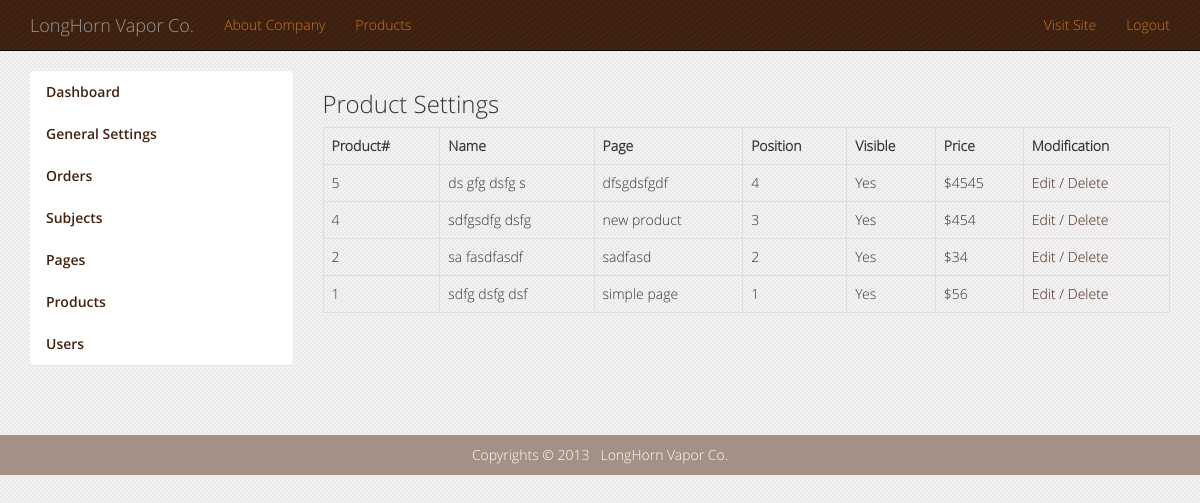
The app's page /admin/products_index.php (signed in) with its own data.
### tables this page shows
CREATE TABLE IF NOT EXISTS `site_options` (
  `id` int(11) NOT NULL AUTO_INCREMENT,
  `link` varchar(100) NOT NULL,
  `title` varchar(100) NOT NULL,
  `email` varchar(255) NOT NULL,
  `new_products` int(3) NOT NULL,
  `description` varchar(255) DEFAULT NULL,
  `welcome` text NOT NULL,
  `logo` varchar(100) NOT NULL,
  PRIMARY KEY (`id`)
);

CREATE TABLE IF NOT EXISTS `page_subjects` (
  `id` int(11) NOT NULL AUTO_INCREMENT,
  `parent_id` int(3) NOT NULL,
  `nav_id` int(11) NOT NULL,
  `position` int(3) NOT NULL,
  `name` varchar(50) NOT NULL,
  `content` text NOT NULL,
  `visible` tinyint(1) NOT NULL,
  PRIMARY KEY (`id`)
);

CREATE TABLE IF NOT EXISTS `products` (
  `id` int(11) NOT NULL AUTO_INCREMENT,
  `page_id` int(11) NOT NULL,
  `subject_id` int(11) NOT NULL,
  `position` int(11) NOT NULL,
  `name` varchar(50) NOT NULL,
  `description` varchar(255) NOT NULL,
  `visible` tinyint(1) NOT NULL,
  `price` float NOT NULL,
  `picture` varchar(80) NOT NULL,
  PRIMARY KEY (`id`)
);

CREATE TABLE IF NOT EXISTS `page_data` (
  `id` int(11) NOT NULL AUTO_INCREMENT,
  `subject_id` int(11) NOT NULL,
  `position` int(3) NOT NULL,
  `page_name` varchar(50) NOT NULL,
  `page_value` text NOT NULL,
  `visible` tinyint(1) NOT NULL,
  PRIMARY KEY (`id`)
);

### includes/header_inc.php (called while the page is built, shortened)
<?php
	if(isset($_GET['subject'])){
		$sel_subject = get_subject_by_id($_GET['subject']);
	}else{
		$sel_subject = NULL;
	}
?>

### includes/session.php (called while the page is built, shortened)
<?php
	function logged_in() {
		return isset($_SESSION['user_id']);
	}
?>

### admin/includes/pagination.php (called while the page is built, shortened)
<?php
include('product_functions.php');
function pagination($per_page, $case, $cat = 0){
	$subject_index ='';
	$subj = (isset($_GET['pg'])) ? (int)$_GET['pg'] : 1;
	$start = ($subj - 1) * $per_page;
	switch ($case){
		case "products":
			$subject_set = get_products_for_admin(true);
			$query = mysql_query("SELECT * FROM products ORDER BY id DESC LIMIT $start,$per_page");
		break;
	}
	$subject_total = ceil(mysql_result($subject_set, 0) / $per_page);
	$value = array('query' => $query, 'index' => $subject_index);
	return $value;
}
?>

### admin/includes/product_functions.php (the view, shortened to what this page needs)
<?php
function get_products_for_admin($count = false){
	global $connection;
		if($count == true){
			$query = "SELECT COUNT(*) FROM products ORDER BY id ASC";
		}else {
			$query = "SELECT * FROM products ORDER BY id ASC";
		}
		$page_data = mysql_query($query, $connection);
	return $page_data;
}
function admin_products_index(){
	$pagination = pagination(15,'products');
	$product_index = '<table class="table table-hover table-bordered">';
	$product_index .= '<tr><th>Product#</th><th>Name</th><th>Page</th><th>Position</th><th>Visible</th><th>Price</th><th>Modification</th></tr>';
	while($product = mysql_fetch_array($pagination['query'])){
		$product_index .= '<tr>';
		$product_index .= '<td>' . $product['id'] . '</td>';
		$product_index .= '<td>' . $product['name'] . '</td>';
		global $connection;
		$query = "SELECT * FROM page_data WHERE id=" . $product['page_id'] . " LIMIT 1";
		$page_data = mysql_query($query, $connection);
		while($page = mysql_fetch_array($page_data)){
			$product_index .= '<td>' . $page['page_name'] . '</td>';
			$pg_id = $page['id'];
		}
		$product_index .= '<td>' . $product['position'] . '</td>';
		$product_index .= '<td>';
		if($product['visible'] == 1){
			$product_index .= $product['visible'] = 'Yes' ;
		}else{
			$product_index .= $product['visible'] = 'No' ;
		}
		$product_index .= '<td>$' . $product['price'] . '</td>';
		$product_index .= '</td>';
		$product_index .= '<td><a href="'. site_options('link') .'admin/edit_page.php?page='. urlencode($pg_id) .'">Edit </a>';
		$alert = "'Are you sure you want to delete this page?'";
		$product_index .= '/&nbsp;<a href="'. site_options('link') .'admin/delete_page.php?product='. urlencode($product['id']) .'" onclick="return confirm('.$alert.');">Delete</a></td>';
		$product_index .= '</tr>';
	}
	$product_index .= '</table>' . $pagination['index'];
	return $product_index;
}
?>

### includes/admin_header.php (shortened to what this page needs)
<?php
require_once("connection.php");
require_once("session.php");
require_once("functions.php");
require_once("header_inc.php");
?>
<!DOCTYPE html>
<html lang="en">
  <head>
    <link href="<?php echo site_options('link'); ?>/css/stylesheet.css" rel="stylesheet">
  </head>
  <body>
<nav class="navbar navbar-inverse navbar-static-top" role="navigation">
  <div class="container">
  <div class="navbar-header">
    <a class="navbar-brand" href="#"><?php echo site_options('title'); ?></a>
  </div>
  <div class="collapse navbar-collapse" id="bs-example-navbar-collapse-1">
	<ul class="nav navbar-nav">
			<?php get_navigation(2, 'top'); ?>
    </ul>
    <ul class="nav navbar-nav navbar-right">
      <li><a href="<?php echo site_options('link'); ?>/index.php">Visit Site</a></li>
	  <li><?php if(logged_in()){ ?>
	  <a href="<?php echo site_options('link'); ?>/logout.php">Logout</a>
	  <?php } else {?>
	  <a href="<?php echo site_options('link'); ?>/login.php">Login</a>
	  <?php }?>
	  </li>
    </ul>
	</div>
  </div>
</nav>
	<div class="container">

### includes/functions.php (shortened to what this page needs)
<?php
function site_options($option){
	global $connection;
	$query = "SELECT * FROM site_options";
	$options = mysql_query($query, $connection);
	while($opt = mysql_fetch_array($options)){
		if($option == 'link'
		|| $option == 'title'
		|| $option == 'description'
		|| $option == 'logo'
		|| $option == 'welcome'
		|| $option == 'new_products'
		|| $option == 'email'){
			return $opt[$option];
		}else{
			return NULL;
		}
	}
}
function get_navigation($nav_id, $nav){
	global $sel_subject;
	$subject_parent = get_main_subjects('parent');
	if($nav == 'sidebar'){
		while($subject = mysql_fetch_array($subject_parent)){
			if($subject['nav_id'] == $nav_id){
				echo '<li class="list-group-item  no-padding';
				if($subject['id'] == $sel_subject['id']){
					echo ' active">';
				}else {echo '">';}
				$link	=	'<a href="'. site_options('link') .'content.php?subject=' . urlencode($subject['id']) . '">';
				$link	.=	$subject['name'];
				$link	.=	'</a>';
				echo $link;
				echo '<ul>';
					$subject_child = get_main_subjects('child');
					while($child = mysql_fetch_array($subject_child)){
						if($subject['id'] == $sel_subject['id'] && $subject['id'] == $child['parent_id']){
							$link	=	'<li><a ';
							$link	.=	'href="'. site_options('link') .'content.php?subject=' . urlencode($subject['id']) . '&child=' . urlencode($child['id']) . '">';
							$link	.=	$child['name'];
							$link	.=	'</a>';
							echo $link;
							echo '</li>';
						}
					}
					echo '</ul>';
				echo '</li>';
			}
		}
	}
	elseif($nav == 'top'){
		while($subject = mysql_fetch_array($subject_parent)){
			if($subject['nav_id'] == $nav_id){
				echo '<li>';
				if($subject['id'] == $sel_subject['id']){
					echo '<li class="active">';
				}else{
					echo '<li>';
				}
				$link	=	'<a href="'. site_options('link') .'content.php?subject=' . urlencode($subject['id']) . '">';
				$link	.=	$subject['name'];
				$link	.=	'</a>';
				echo $link;
			echo '</li>';
			}
		}
	}
	else{
		echo '<li><a href="#">No Slot Selected</a></li>';
	}
}
function get_main_subjects($case){
	global $connection;
		switch($case){
			case'parent':
				$query = "SELECT * FROM page_subjects WHERE visible = 1 AND parent_id = 0 ORDER BY position ASC";
				break;
		}
		$subject = mysql_query($query, $connection);
	return $subject;
}
?>

### includes/footer.php (shortened to what this page needs)
	</div>
	<footer>
		<div class="copyrights">Copyrights &copy; 2013 &nbsp; <?php echo site_options('title'); ?></div>
	</footer>
  </body>
</html>

### css/style.css (style rules this page uses)
body { font-family: 'open_sanslight'!important; background: url(../images/bg.png) repeat; }
.copyrights { height: 40px; width: 100%; text-align: center; background-color: #a49186; color: #FFF; padding: 10px 0; margin-top: 50px; }

### records on screen
site_options: title "LongHorn Vapor Co."
page_subjects: link "About Company"
page_subjects: link "Products"
products: id "5", name "ds gfg dsfg s", position "4", value "Yes", price "4545"
page_data: page_name "dfsgdsfgdf"
products: id "4", name "sdfgsdfg dsfg", position "3", value "Yes", price "454"
page_data: page_name "new product"
products: id "2", name "sa fasdfasdf", position "2", value "Yes", price "34"
page_data: page_name "sadfasd"
products: id "1", name "sdfg dsfg dsf", position "1", value "Yes", price "56"
page_data: page_name "simple page"
